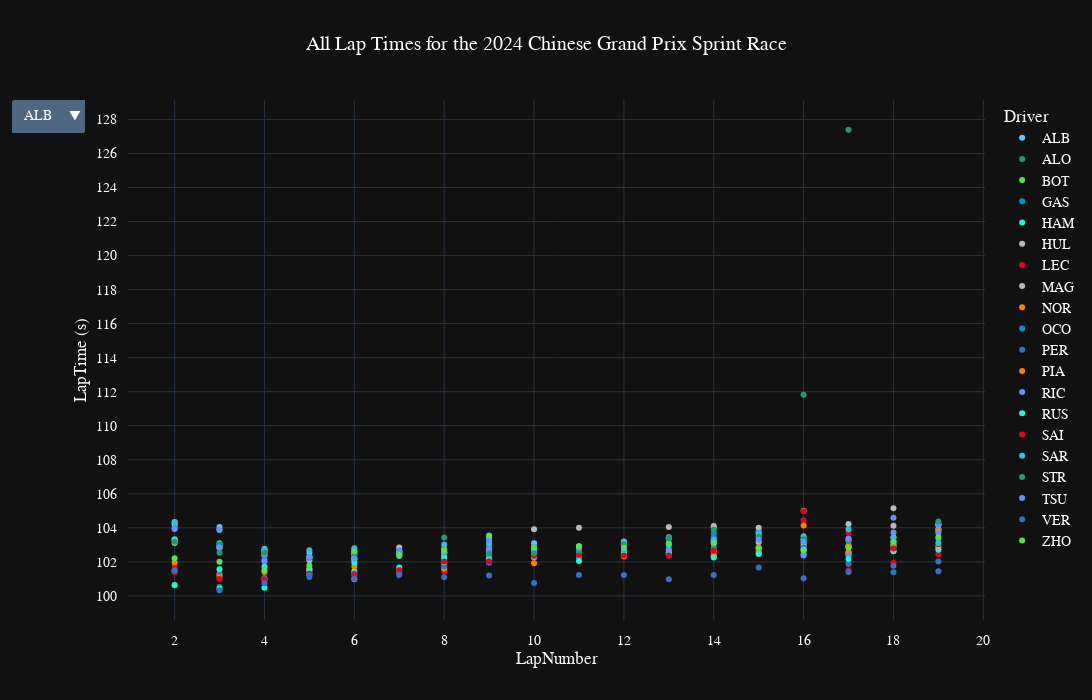

Source (notebook cell):
### Code cell
fig_all_laps=px.scatter(GP, 
        x="LapNumber", 
        y="LapTime (s)", 
        color='Driver',
        title="All Lap Times for the {} {} Sprint Race".format(year,gp),
        hover_data=['Compound','TyreLife','Team','LapTime','Stint', 'PitInTime', 'PitOutTime', 'Sector1Time', 'Sector2Time', 'LapStartTime', 'Year'],
        height=700,
          width=1200, 
        template="plotly_dark",
        color_discrete_map={
                 "ALB": "#64C4FF",
                 "ALO": "#229971",
                 "BOT": "#52e252",
                 "GAS": "#0093cc",
                 "HAM": "#27F4D2",
                 "HUL": "#B6BABD",
                 "LEC": "#E80020",
                 "MAG": "#B6BABD",
                 "NOR": "#FF8000",
                 "OCO": "#0093cc",
                 "PER": "#3671C6",
                 "PIA": "#FF8000",
                 "RIC": "#6692FF",
                 "RUS": "#27F4D2",
                 "SAI": "#E80020",
                 "SAR": "#37BEDD",
                 "STR": "#229971",
                 "TSU": "#6692FF",
                 "VER": "#3671C6",
                 "ZHO": "#52e252"
          },
        )
fig_all_laps.update_layout(
    title_x=0.5,
    hoverlabel=dict(
    bgcolor="white",
    font_size=16,
    font_family="PT Sans Narrow",
    # margin=dict(l=5, r=5, t=35, b=5),
    ),
    updatemenus=[
        {
            "buttons": [
                {
                    "label": t.name,
                    "method": "restyle",
                    "args": [{"visible": [t2.name == t.name for t2 in fig.data]}],
                }
                for t in fig.data
            ]
        }
    ],
    font=dict(
        family="PT Sans Narrow",
        size=14,
        color="White"
    ),

    yaxis = dict(
    tickmode = 'linear',
    tick0 = 0,
    dtick = 2
    ),

    margin_pad=10
)

### Figure 1 — Plotly figure (JSON) as saved in the notebook; plotly's stock layout.template omitted (floating-point values rounded to 4 significant figures; data arrays with more than 128 entries replaced by an {"elided": "..."} marker saying what was removed)
{"data": [{"customdata": {"elided": "18x11 mixed values"}, "hovertemplate": "Driver=ALB<br>LapNumber=%{x}<br>LapTime (s)=%{y}<br>Compound=%{customdata[0]}<br>TyreLife=%{customdata[1]}<br>Team=%{customdata[2]}<br>LapTime=%{customdata[3]}<br>Stint=%{customdata[4]}<br>PitInTime=%{customdata[5]}<br>PitOutTime=%{customdata[6]}<br>Sector1Time=%{customdata[7]}<br>Sector2Time=%{customdata[8]}<br>LapStartTime=%{customdata[9]}<br>Year=%{customdata[10]}<extra></extra>", "legendgroup": "ALB", "marker": {"color": "#64C4FF", "symbol": "circle"}, "mode": "markers", "name": "ALB", "orientation": "v", "showlegend": true, "type": "scatter", "x": [2, 3, 4, 5, 6, 7, 8, 9, 10, 11, 12, 13, 14, 15, 16, 17, 18, 19], "xaxis": "x", "y": [104.3, 104.0, 102.7, 102.5, 102.5, 102.6, 102.4, 102.8, 103.1, 102.9, 103.0, 103.4, 103.3, 102.8, 103.1, 102.8, 103.0, 103.9], "yaxis": "y"}, {"customdata": {"elided": "16x11 mixed values"}, "hovertemplate": "Driver=ALO<br>LapNumber=%{x}<br>LapTime (s)=%{y}<br>Compound=%{customdata[0]}<br>TyreLife=%{customdata[1]}<br>Team=%{customdata[2]}<br>LapTime=%{customdata[3]}<br>Stint=%{customdata[4]}<br>PitInTime=%{customdata[5]}<br>PitOutTime=%{customdata[6]}<br>Sector1Time=%{customdata[7]}<br>Sector2Time=%{customdata[8]}<br>LapStartTime=%{customdata[9]}<br>Year=%{customdata[10]}<extra></extra>", "legendgroup": "ALO", "marker": {"color": "#229971", "symbol": "circle"}, "mode": "markers", "name": "ALO", "orientation": "v", "showlegend": true, "type": "scatter", "x": [2, 3, 4, 5, 6, 7, 8, 9, 10, 11, 12, 13, 14, 15, 16, 17], "xaxis": "x", "y": [100.7, 100.5, 101.0, 101.4, 101.4, 102.7, 102.5, 102.0, 102.2, 102.5, 102.4, 102.4, 102.9, 102.7, 111.8, 127.4], "yaxis": "y"}, {"customdata": {"elided": "18x11 mixed values"}, "hovertemplate": "Driver=BOT<br>LapNumber=%{x}<br>LapTime (s)=%{y}<br>Compound=%{customdata[0]}<br>TyreLife=%{customdata[1]}<br>Team=%{customdata[2]}<br>LapTime=%{customdata[3]}<br>Stint=%{customdata[4]}<br>PitInTime=%{customdata[5]}<br>PitOutTime=%{customdata[6]}<br>Sector1Time=%{customdata[7]}<br>Sector2Time=%{customdata[8]}<br>LapStartTime=%{customdata[9]}<br>Year=%{customdata[10]}<extra></extra>", "legendgroup": "BOT", "marker": {"color": "#52e252", "symbol": "circle"}, "mode": "markers", "name": "BOT", "orientation": "v", "showlegend": true, "type": "scatter", "x": [2, 3, 4, 5, 6, 7, 8, 9, 10, 11, 12, 13, 14, 15, 16, 17, 18, 19], "xaxis": "x", "y": [103.2, 103.1, 102.6, 102.2, 102.1, 102.5, 102.6, 102.5, 102.5, 102.8, 103.0, 103.4, 104.0, 103.8, 103.3, 102.9, 103.4, 103.9], "yaxis": "y"}, {"customdata": {"elided": "18x11 mixed values"}, "hovertemplate": "Driver=GAS<br>LapNumber=%{x}<br>LapTime (s)=%{y}<br>Compound=%{customdata[0]}<br>TyreLife=%{customdata[1]}<br>Team=%{customdata[2]}<br>LapTime=%{customdata[3]}<br>Stint=%{customdata[4]}<br>PitInTime=%{customdata[5]}<br>PitOutTime=%{customdata[6]}<br>Sector1Time=%{customdata[7]}<br>Sector2Time=%{customdata[8]}<br>LapStartTime=%{customdata[9]}<br>Year=%{customdata[10]}<extra></extra>", "legendgroup": "GAS", "marker": {"color": "#0093cc", "symbol": "circle"}, "mode": "markers", "name": "GAS", "orientation": "v", "showlegend": true, "type": "scatter", "x": [2, 3, 4, 5, 6, 7, 8, 9, 10, 11, 12, 13, 14, 15, 16, 17, 18, 19], "xaxis": "x", "y": [104.1, 103.0, 102.0, 102.3, 102.7, 102.6, 102.7, 102.9, 102.8, 102.4, 102.6, 102.9, 103.5, 103.8, 103.3, 103.3, 103.1, 103.8], "yaxis": "y"}, {"customdata": {"elided": "18x11 mixed values"}, "hovertemplate": "Driver=HAM<br>LapNumber=%{x}<br>LapTime (s)=%{y}<br>Compound=%{customdata[0]}<br>TyreLife=%{customdata[1]}<br>Team=%{customdata[2]}<br>LapTime=%{customdata[3]}<br>Stint=%{customdata[4]}<br>PitInTime=%{customdata[5]}<br>PitOutTime=%{customdata[6]}<br>Sector1Time=%{customdata[7]}<br>Sector2Time=%{customdata[8]}<br>LapStartTime=%{customdata[9]}<br>Year=%{customdata[10]}<extra></extra>", "legendgroup": "HAM", "marker": {"color": "#27F4D2", "symbol": "circle"}, "mode": "markers", "name": "HAM", "orientation": "v", "showlegend": true, "type": "scatter", "x": [2, 3, 4, 5, 6, 7, 8, 9, 10, 11, 12, 13, 14, 15, 16, 17, 18, 19], "xaxis": "x", "y": [100.6, 100.4, 100.5, 101.3, 101.5, 101.7, 102.2, 102.5, 102.3, 102.3, 102.4, 102.4, 102.3, 102.6, 102.4, 102.4, 102.6, 102.9], "yaxis": "y"}, {"customdata": {"elided": "18x11 mixed values"}, "hovertemplate": "Driver=HUL<br>LapNumber=%{x}<br>LapTime (s)=%{y}<br>Compound=%{customdata[0]}<br>TyreLife=%{customdata[1]}<br>Team=%{customdata[2]}<br>LapTime=%{customdata[3]}<br>Stint=%{customdata[4]}<br>PitInTime=%{customdata[5]}<br>PitOutTime=%{customdata[6]}<br>Sector1Time=%{customdata[7]}<br>Sector2Time=%{customdata[8]}<br>LapStartTime=%{customdata[9]}<br>Year=%{customdata[10]}<extra></extra>", "legendgroup": "HUL", "marker": {"color": "#B6BABD", "symbol": "circle"}, "mode": "markers", "name": "HUL", "orientation": "v", "showlegend": true, "type": "scatter", "x": [2, 3, 4, 5, 6, 7, 8, 9, 10, 11, 12, 13, 14, 15, 16, 17, 18, 19], "xaxis": "x", "y": [104.2, 102.8, 102.4, 102.3, 102.4, 102.8, 102.8, 103.4, 103.9, 104.0, 103.2, 104.1, 104.1, 104.0, 105.0, 104.2, 104.1, 104.2], "yaxis": "y"}, {"customdata": {"elided": "18x11 mixed values"}, "hovertemplate": "Driver=LEC<br>LapNumber=%{x}<br>LapTime (s)=%{y}<br>Compound=%{customdata[0]}<br>TyreLife=%{customdata[1]}<br>Team=%{customdata[2]}<br>LapTime=%{customdata[3]}<br>Stint=%{customdata[4]}<br>PitInTime=%{customdata[5]}<br>PitOutTime=%{customdata[6]}<br>Sector1Time=%{customdata[7]}<br>Sector2Time=%{customdata[8]}<br>LapStartTime=%{customdata[9]}<br>Year=%{customdata[10]}<extra></extra>", "legendgroup": "LEC", "marker": {"color": "#E80020", "symbol": "circle"}, "mode": "markers", "name": "LEC", "orientation": "v", "showlegend": true, "type": "scatter", "x": [2, 3, 4, 5, 6, 7, 8, 9, 10, 11, 12, 13, 14, 15, 16, 17, 18, 19], "xaxis": "x", "y": [101.7, 101.3, 101.0, 101.3, 101.2, 101.4, 101.4, 102.1, 102.2, 102.4, 102.5, 102.4, 102.5, 102.7, 104.4, 101.5, 101.9, 102.4], "yaxis": "y"}, {"customdata": {"elided": "18x11 mixed values"}, "hovertemplate": "Driver=MAG<br>LapNumber=%{x}<br>LapTime (s)=%{y}<br>Compound=%{customdata[0]}<br>TyreLife=%{customdata[1]}<br>Team=%{customdata[2]}<br>LapTime=%{customdata[3]}<br>Stint=%{customdata[4]}<br>PitInTime=%{customdata[5]}<br>PitOutTime=%{customdata[6]}<br>Sector1Time=%{customdata[7]}<br>Sector2Time=%{customdata[8]}<br>LapStartTime=%{customdata[9]}<br>Year=%{customdata[10]}<extra></extra>", "legendgroup": "MAG", "marker": {"color": "#B6BABD", "symbol": "circle"}, "mode": "markers", "name": "MAG", "orientation": "v", "showlegend": true, "type": "scatter", "x": [2, 3, 4, 5, 6, 7, 8, 9, 10, 11, 12, 13, 14, 15, 16, 17, 18, 19], "xaxis": "x", "y": [103.1, 102.9, 102.7, 102.1, 102.2, 102.5, 102.5, 102.4, 102.5, 102.9, 103.1, 103.4, 103.1, 103.2, 103.0, 102.5, 105.2, 104.2], "yaxis": "y"}, {"customdata": {"elided": "18x11 mixed values"}, "hovertemplate": "Driver=NOR<br>LapNumber=%{x}<br>LapTime (s)=%{y}<br>Compound=%{customdata[0]}<br>TyreLife=%{customdata[1]}<br>Team=%{customdata[2]}<br>LapTime=%{customdata[3]}<br>Stint=%{customdata[4]}<br>PitInTime=%{customdata[5]}<br>PitOutTime=%{customdata[6]}<br>Sector1Time=%{customdata[7]}<br>Sector2Time=%{customdata[8]}<br>LapStartTime=%{customdata[9]}<br>Year=%{customdata[10]}<extra></extra>", "legendgroup": "NOR", "marker": {"color": "#FF8000", "symbol": "circle"}, "mode": "markers", "name": "NOR", "orientation": "v", "showlegend": true, "type": "scatter", "x": [2, 3, 4, 5, 6, 7, 8, 9, 10, 11, 12, 13, 14, 15, 16, 17, 18, 19], "xaxis": "x", "y": [101.4, 101.3, 101.0, 101.6, 101.0, 101.5, 101.6, 102.2, 101.9, 102.6, 102.3, 102.7, 102.4, 102.9, 104.1, 103.0, 102.9, 103.8], "yaxis": "y"}, {"customdata": {"elided": "18x11 mixed values"}, "hovertemplate": "Driver=OCO<br>LapNumber=%{x}<br>LapTime (s)=%{y}<br>Compound=%{customdata[0]}<br>TyreLife=%{customdata[1]}<br>Team=%{customdata[2]}<br>LapTime=%{customdata[3]}<br>Stint=%{customdata[4]}<br>PitInTime=%{customdata[5]}<br>PitOutTime=%{customdata[6]}<br>Sector1Time=%{customdata[7]}<br>Sector2Time=%{customdata[8]}<br>LapStartTime=%{customdata[9]}<br>Year=%{customdata[10]}<extra></extra>", "legendgroup": "OCO", "marker": {"color": "#0093cc", "symbol": "circle"}, "mode": "markers", "name": "OCO", "orientation": "v", "showlegend": true, "type": "scatter", "x": [2, 3, 4, 5, 6, 7, 8, 9, 10, 11, 12, 13, 14, 15, 16, 17, 18, 19], "xaxis": "x", "y": [104.0, 103.0, 102.2, 102.2, 102.6, 102.7, 102.7, 102.3, 102.4, 102.5, 102.8, 103.4, 103.7, 103.7, 103.3, 103.3, 103.2, 103.3], "yaxis": "y"}, {"customdata": {"elided": "18x11 mixed values"}, "hovertemplate": "Driver=PER<br>LapNumber=%{x}<br>LapTime (s)=%{y}<br>Compound=%{customdata[0]}<br>TyreLife=%{customdata[1]}<br>Team=%{customdata[2]}<br>LapTime=%{customdata[3]}<br>Stint=%{customdata[4]}<br>PitInTime=%{customdata[5]}<br>PitOutTime=%{customdata[6]}<br>Sector1Time=%{customdata[7]}<br>Sector2Time=%{customdata[8]}<br>LapStartTime=%{customdata[9]}<br>Year=%{customdata[10]}<extra></extra>", "legendgroup": "PER", "marker": {"color": "#3671C6", "symbol": "circle"}, "mode": "markers", "name": "PER", "orientation": "v", "showlegend": true, "type": "scatter", "x": [2, 3, 4, 5, 6, 7, 8, 9, 10, 11, 12, 13, 14, 15, 16, 17, 18, 19], "xaxis": "x", "y": [101.5, 101.2, 101.1, 101.1, 101.3, 101.4, 101.8, 101.9, 102.4, 102.4, 102.4, 102.5, 102.7, 102.8, 102.8, 101.9, 101.8, 102.0], "yaxis": "y"}, {"customdata": {"elided": "18x11 mixed values"}, "hovertemplate": "Driver=PIA<br>LapNumber=%{x}<br>LapTime (s)=%{y}<br>Compound=%{customdata[0]}<br>TyreLife=%{customdata[1]}<br>Team=%{customdata[2]}<br>LapTime=%{customdata[3]}<br>Stint=%{customdata[4]}<br>PitInTime=%{customdata[5]}<br>PitOutTime=%{customdata[6]}<br>Sector1Time=%{customdata[7]}<br>Sector2Time=%{customdata[8]}<br>LapStartTime=%{customdata[9]}<br>Year=%{customdata[10]}<extra></extra>", "legendgroup": "PIA", "marker": {"color": "#FF8000", "symbol": "circle"}, "mode": "markers", "name": "PIA", "orientation": "v", "showlegend": true, "type": "scatter", "x": [2, 3, 4, 5, 6, 7, 8, 9, 10, 11, 12, 13, 14, 15, 16, 17, 18, 19], "xaxis": "x", "y": [102.0, 101.1, 101.4, 101.5, 101.7, 102.6, 102.7, 102.6, 102.5, 102.6, 102.5, 102.5, 102.7, 102.5, 102.6, 102.6, 103.0, 102.8], "yaxis": "y"}, {"customdata": {"elided": "18x11 mixed values"}, "hovertemplate": "Driver=RIC<br>LapNumber=%{x}<br>LapTime (s)=%{y}<br>Compound=%{customdata[0]}<br>TyreLife=%{customdata[1]}<br>Team=%{customdata[2]}<br>LapTime=%{customdata[3]}<br>Stint=%{customdata[4]}<br>PitInTime=%{customdata[5]}<br>PitOutTime=%{customdata[6]}<br>Sector1Time=%{customdata[7]}<br>Sector2Time=%{customdata[8]}<br>LapStartTime=%{customdata[9]}<br>Year=%{customdata[10]}<extra></extra>", "legendgroup": "RIC", "marker": {"color": "#6692FF", "symbol": "circle"}, "mode": "markers", "name": "RIC", "orientation": "v", "showlegend": true, "type": "scatter", "x": [2, 3, 4, 5, 6, 7, 8, 9, 10, 11, 12, 13, 14, 15, 16, 17, 18, 19], "xaxis": "x", "y": [103.3, 102.8, 102.4, 102.3, 102.2, 102.4, 102.6, 102.7, 102.7, 102.6, 102.9, 103.4, 103.3, 103.5, 102.4, 102.4, 104.6, 104.2], "yaxis": "y"}, {"customdata": {"elided": "18x11 mixed values"}, "hovertemplate": "Driver=RUS<br>LapNumber=%{x}<br>LapTime (s)=%{y}<br>Compound=%{customdata[0]}<br>TyreLife=%{customdata[1]}<br>Team=%{customdata[2]}<br>LapTime=%{customdata[3]}<br>Stint=%{customdata[4]}<br>PitInTime=%{customdata[5]}<br>PitOutTime=%{customdata[6]}<br>Sector1Time=%{customdata[7]}<br>Sector2Time=%{customdata[8]}<br>LapStartTime=%{customdata[9]}<br>Year=%{customdata[10]}<extra></extra>", "legendgroup": "RUS", "marker": {"color": "#27F4D2", "symbol": "circle"}, "mode": "markers", "name": "RUS", "orientation": "v", "showlegend": true, "type": "scatter", "x": [2, 3, 4, 5, 6, 7, 8, 9, 10, 11, 12, 13, 14, 15, 16, 17, 18, 19], "xaxis": "x", "y": [103.3, 101.6, 101.7, 101.5, 102.0, 102.3, 102.0, 102.2, 102.3, 102.0, 102.6, 102.5, 102.3, 102.5, 102.7, 102.2, 102.6, 102.7], "yaxis": "y"}, {"customdata": {"elided": "18x11 mixed values"}, "hovertemplate": "Driver=SAI<br>LapNumber=%{x}<br>LapTime (s)=%{y}<br>Compound=%{customdata[0]}<br>TyreLife=%{customdata[1]}<br>Team=%{customdata[2]}<br>LapTime=%{customdata[3]}<br>Stint=%{customdata[4]}<br>PitInTime=%{customdata[5]}<br>PitOutTime=%{customdata[6]}<br>Sector1Time=%{customdata[7]}<br>Sector2Time=%{customdata[8]}<br>LapStartTime=%{customdata[9]}<br>Year=%{customdata[10]}<extra></extra>", "legendgroup": "SAI", "marker": {"color": "#E80020", "symbol": "circle"}, "mode": "markers", "name": "SAI", "orientation": "v", "showlegend": true, "type": "scatter", "x": [2, 3, 4, 5, 6, 7, 8, 9, 10, 11, 12, 13, 14, 15, 16, 17, 18, 19], "xaxis": "x", "y": [101.4, 101.0, 101.0, 101.3, 101.2, 101.5, 102.0, 102.0, 102.4, 102.4, 102.4, 102.4, 102.7, 102.8, 105.0, 103.7, 102.8, 103.0], "yaxis": "y"}, {"customdata": {"elided": "18x11 mixed values"}, "hovertemplate": "Driver=SAR<br>LapNumber=%{x}<br>LapTime (s)=%{y}<br>Compound=%{customdata[0]}<br>TyreLife=%{customdata[1]}<br>Team=%{customdata[2]}<br>LapTime=%{customdata[3]}<br>Stint=%{customdata[4]}<br>PitInTime=%{customdata[5]}<br>PitOutTime=%{customdata[6]}<br>Sector1Time=%{customdata[7]}<br>Sector2Time=%{customdata[8]}<br>LapStartTime=%{customdata[9]}<br>Year=%{customdata[10]}<extra></extra>", "legendgroup": "SAR", "marker": {"color": "#37BEDD", "symbol": "circle"}, "mode": "markers", "name": "SAR", "orientation": "v", "showlegend": true, "type": "scatter", "x": [2, 3, 4, 5, 6, 7, 8, 9, 10, 11, 12, 13, 14, 15, 16, 17, 18, 19], "xaxis": "x", "y": [104.3, 103.9, 102.8, 102.7, 102.8, 102.5, 103.0, 103.1, 102.8, 102.9, 103.2, 103.1, 103.2, 103.7, 103.5, 103.9, 103.4, 103.1], "yaxis": "y"}, {"customdata": {"elided": "18x11 mixed values"}, "hovertemplate": "Driver=STR<br>LapNumber=%{x}<br>LapTime (s)=%{y}<br>Compound=%{customdata[0]}<br>TyreLife=%{customdata[1]}<br>Team=%{customdata[2]}<br>LapTime=%{customdata[3]}<br>Stint=%{customdata[4]}<br>PitInTime=%{customdata[5]}<br>PitOutTime=%{customdata[6]}<br>Sector1Time=%{customdata[7]}<br>Sector2Time=%{customdata[8]}<br>LapStartTime=%{customdata[9]}<br>Year=%{customdata[10]}<extra></extra>", "legendgroup": "STR", "marker": {"color": "#229971", "symbol": "circle"}, "mode": "markers", "name": "STR", "orientation": "v", "showlegend": true, "type": "scatter", "x": [2, 3, 4, 5, 6, 7, 8, 9, 10, 11, 12, 13, 14, 15, 16, 17, 18, 19], "xaxis": "x", "y": [103.2, 102.5, 102.5, 102.3, 102.3, 102.4, 103.4, 102.5, 102.5, 102.7, 103.0, 103.4, 103.9, 103.4, 103.3, 103.2, 103.2, 104.4], "yaxis": "y"}, {"customdata": {"elided": "18x11 mixed values"}, "hovertemplate": "Driver=TSU<br>LapNumber=%{x}<br>LapTime (s)=%{y}<br>Compound=%{customdata[0]}<br>TyreLife=%{customdata[1]}<br>Team=%{customdata[2]}<br>LapTime=%{customdata[3]}<br>Stint=%{customdata[4]}<br>PitInTime=%{customdata[5]}<br>PitOutTime=%{customdata[6]}<br>Sector1Time=%{customdata[7]}<br>Sector2Time=%{customdata[8]}<br>LapStartTime=%{customdata[9]}<br>Year=%{customdata[10]}<extra></extra>", "legendgroup": "TSU", "marker": {"color": "#6692FF", "symbol": "circle"}, "mode": "markers", "name": "TSU", "orientation": "v", "showlegend": true, "type": "scatter", "x": [2, 3, 4, 5, 6, 7, 8, 9, 10, 11, 12, 13, 14, 15, 16, 17, 18, 19], "xaxis": "x", "y": [103.9, 103.9, 102.1, 102.3, 102.2, 102.6, 102.6, 103.3, 102.8, 102.8, 102.7, 102.7, 103.1, 103.3, 103.2, 103.4, 103.7, 103.7], "yaxis": "y"}, {"customdata": {"elided": "18x11 mixed values"}, "hovertemplate": "Driver=VER<br>LapNumber=%{x}<br>LapTime (s)=%{y}<br>Compound=%{customdata[0]}<br>TyreLife=%{customdata[1]}<br>Team=%{customdata[2]}<br>LapTime=%{customdata[3]}<br>Stint=%{customdata[4]}<br>PitInTime=%{customdata[5]}<br>PitOutTime=%{customdata[6]}<br>Sector1Time=%{customdata[7]}<br>Sector2Time=%{customdata[8]}<br>LapStartTime=%{customdata[9]}<br>Year=%{customdata[10]}<extra></extra>", "legendgroup": "VER", "marker": {"color": "#3671C6", "symbol": "circle"}, "mode": "markers", "name": "VER", "orientation": "v", "showlegend": true, "type": "scatter", "x": [2, 3, 4, 5, 6, 7, 8, 9, 10, 11, 12, 13, 14, 15, 16, 17, 18, 19], "xaxis": "x", "y": [101.5, 100.3, 100.7, 101.2, 101.0, 101.2, 101.1, 101.2, 100.8, 101.2, 101.2, 101.0, 101.2, 101.7, 101.0, 101.4, 101.4, 101.4], "yaxis": "y"}, {"customdata": {"elided": "18x11 mixed values"}, "hovertemplate": "Driver=ZHO<br>LapNumber=%{x}<br>LapTime (s)=%{y}<br>Compound=%{customdata[0]}<br>TyreLife=%{customdata[1]}<br>Team=%{customdata[2]}<br>LapTime=%{customdata[3]}<br>Stint=%{customdata[4]}<br>PitInTime=%{customdata[5]}<br>PitOutTime=%{customdata[6]}<br>Sector1Time=%{customdata[7]}<br>Sector2Time=%{customdata[8]}<br>LapStartTime=%{customdata[9]}<br>Year=%{customdata[10]}<extra></extra>", "legendgroup": "ZHO", "marker": {"color": "#52e252", "symbol": "circle"}, "mode": "markers", "name": "ZHO", "orientation": "v", "showlegend": true, "type": "scatter", "x": [2, 3, 4, 5, 6, 7, 8, 9, 10, 11, 12, 13, 14, 15, 16, 17, 18, 19], "xaxis": "x", "y": [102.2, 102.0, 101.5, 101.8, 102.6, 102.4, 102.6, 103.5, 102.8, 102.9, 102.8, 103.1, 103.1, 102.8, 102.7, 102.8, 103.2, 103.5], "yaxis": "y"}], "layout": {"font": {"color": "White", "family": "PT Sans Narrow", "size": 14}, "height": 700, "hoverlabel": {"bgcolor": "white", "font": {"family": "PT Sans Narrow", "size": 16}}, "legend": {"title": {"text": "Driver"}, "tracegroupgap": 0}, "margin": {"pad": 10}, "title": {"text": "All Lap Times for the 2024 Chinese Grand Prix Sprint Race", "x": 0.5}, "updatemenus": [{"buttons": [{"args": [{"visible": [true, false, false, false, false, false, false, false, false, false, false, false, false, false, false, false, false, false, false, false]}], "label": "ALB", "method": "restyle"}, {"args": [{"visible": [false, true, false, false, false, false, false, false, false, false, false, false, false, false, false, false, false, false, false, false]}], "label": "ALO", "method": "restyle"}, {"args": [{"visible": [false, false, true, false, false, false, false, false, false, false, false, false, false, false, false, false, false, false, false, false]}], "label": "BOT", "method": "restyle"}, {"args": [{"visible": [false, false, false, true, false, false, false, false, false, false, false, false, false, false, false, false, false, false, false, false]}], "label": "GAS", "method": "restyle"}, {"args": [{"visible": [false, false, false, false, true, false, false, false, false, false, false, false, false, false, false, false, false, false, false, false]}], "label": "HAM", "method": "restyle"}, {"args": [{"visible": [false, false, false, false, false, true, false, false, false, false, false, false, false, false, false, false, false, false, false, false]}], "label": "HUL", "method": "restyle"}, {"args": [{"visible": [false, false, false, false, false, false, true, false, false, false, false, false, false, false, false, false, false, false, false, false]}], "label": "LEC", "method": "restyle"}, {"args": [{"visible": [false, false, false, false, false, false, false, true, false, false, false, false, false, false, false, false, false, false, false, false]}], "label": "MAG", "method": "restyle"}, {"args": [{"visible": [false, false, false, false, false, false, false, false, true, false, false, false, false, false, false, false, false, false, false, false]}], "label": "NOR", "method": "restyle"}, {"args": [{"visible": [false, false, false, false, false, false, false, false, false, true, false, false, false, false, false, false, false, false, false, false]}], "label": "OCO", "method": "restyle"}, {"args": [{"visible": [false, false, false, false, false, false, false, false, false, false, true, false, false, false, false, false, false, false, false, false]}], "label": "PER", "method": "restyle"}, {"args": [{"visible": [false, false, false, false, false, false, false, false, false, false, false, true, false, false, false, false, false, false, false, false]}], "label": "PIA", "method": "restyle"}, {"args": [{"visible": [false, false, false, false, false, false, false, false, false, false, false, false, true, false, false, false, false, false, false, false]}], "label": "RIC", "method": "restyle"}, {"args": [{"visible": [false, false, false, false, false, false, false, false, false, false, false, false, false, true, false, false, false, false, false, false]}], "label": "RUS", "method": "restyle"}, {"args": [{"visible": [false, false, false, false, false, false, false, false, false, false, false, false, false, false, true, false, false, false, false, false]}], "label": "SAI", "method": "restyle"}, {"args": [{"visible": [false, false, false, false, false, false, false, false, false, false, false, false, false, false, false, true, false, false, false, false]}], "label": "SAR", "method": "restyle"}, {"args": [{"visible": [false, false, false, false, false, false, false, false, false, false, false, false, false, false, false, false, true, false, false, false]}], "label": "STR", "method": "restyle"}, {"args": [{"visible": [false, false, false, false, false, false, false, false, false, false, false, false, false, false, false, false, false, true, false, false]}], "label": "TSU", "method": "restyle"}, {"args": [{"visible": [false, false, false, false, false, false, false, false, false, false, false, false, false, false, false, false, false, false, true, false]}], "label": "VER", "method": "restyle"}, {"args": [{"visible": [false, false, false, false, false, false, false, false, false, false, false, false, false, false, false, false, false, false, false, true]}], "label": "ZHO", "method": "restyle"}]}], "width": 1200, "xaxis": {"anchor": "y", "domain": [0, 1], "title": {"text": "LapNumber"}}, "yaxis": {"anchor": "x", "domain": [0, 1], "dtick": 2, "tick0": 0, "tickmode": "linear", "title": {"text": "LapTime (s)"}}}}
